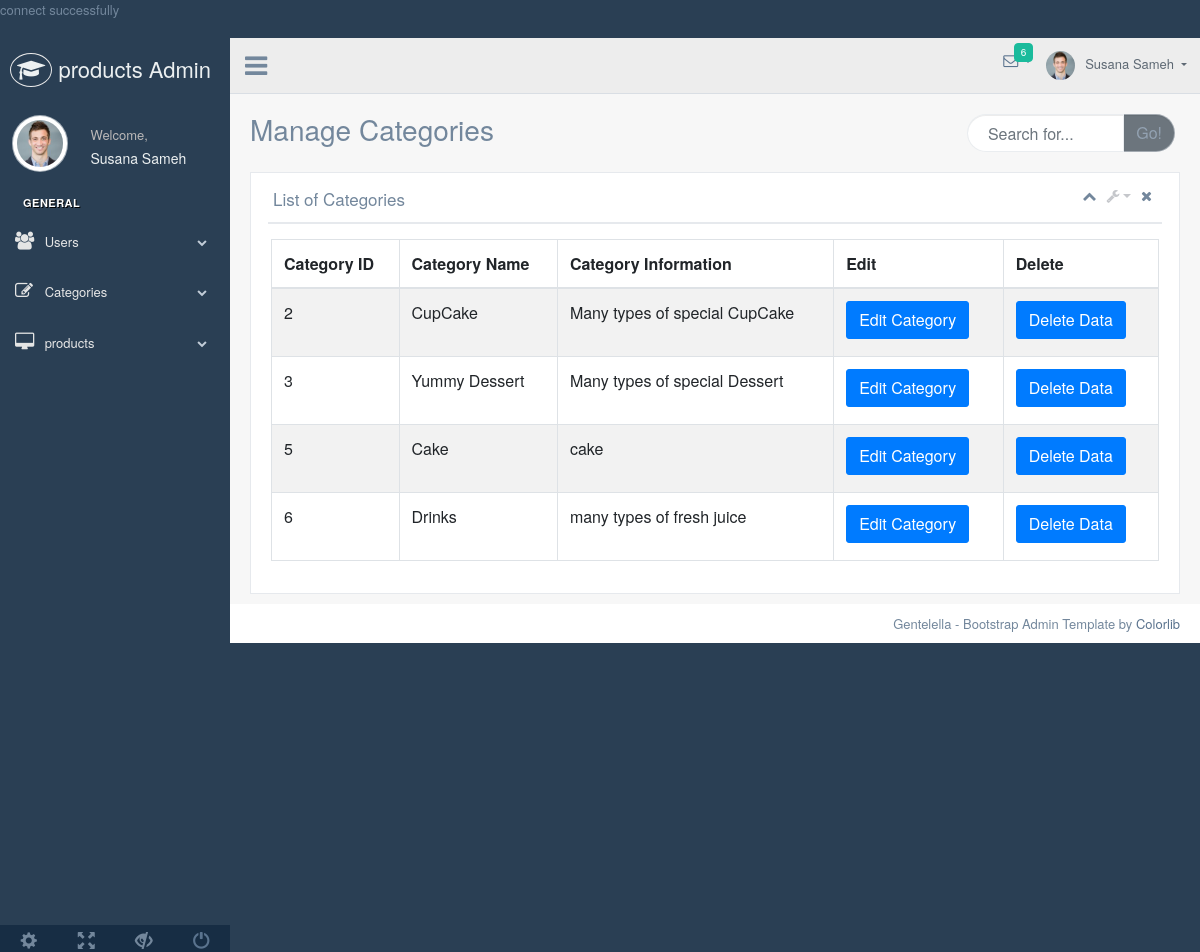
The app's page /admin/categories.php with its own data.
### tables this page shows
CREATE TABLE `categories` (
  `categories_id` int(10) UNSIGNED NOT NULL,
  `categories_name` varchar(100) NOT NULL,
  `categories_info` text NOT NULL
);

### admin/categories.php (the view, shortened to what this page needs)
<?php
include "../dbconnection.php";
$data = $conn->query("SELECT * from categories")->fetchAll();
?>
<!DOCTYPE html>
<html lang="en">
  <head>
    <link href="vendors/bootstrap/dist/css/bootstrap.min.css" rel="stylesheet">
    <link href="vendors/font-awesome/css/font-awesome.min.css" rel="stylesheet">
    <link href="vendors/nprogress/nprogress.css" rel="stylesheet">
    <link href="vendors/iCheck/skins/flat/green.css" rel="stylesheet">
    <link href="vendors/datatables.net-bs/css/dataTables.bootstrap.min.css" rel="stylesheet">
    <link href="vendors/datatables.net-buttons-bs/css/buttons.bootstrap.min.css" rel="stylesheet">
    <link href="vendors/datatables.net-fixedheader-bs/css/fixedHeader.bootstrap.min.css" rel="stylesheet">
    <link href="vendors/datatables.net-responsive-bs/css/responsive.bootstrap.min.css" rel="stylesheet">
    <link href="vendors/datatables.net-scroller-bs/css/scroller.bootstrap.min.css" rel="stylesheet">
    <link href="build/css/custom.min.css" rel="stylesheet">
  </head>
  <body class="nav-md">
    <div class="container body">
      <div class="main_container">
        <div class="col-md-3 left_col">
          <div class="left_col scroll-view">
            <div class="navbar nav_title" style="border: 0;">
              <a href="../index.php" class="site_title"><i class="fa fa-graduation-cap"></i></i> <span>products Admin</span></a>
            </div>
            <div class="profile clearfix">
              <div class="profile_pic">
                <img src="images/img.jpg" alt="..." class="img-circle profile_img">
              </div>
              <div class="profile_info">
                <span>Welcome,</span>
                <h2>Susana Sameh</h2>
              </div>
            </div>
            <br />
					<div id="sidebar-menu" class="main_menu_side hidden-print main_menu">
						<div class="menu_section">
							<h3>General</h3>
							<ul class="nav side-menu">
								<li><a><i class="fa fa-users"></i> Users <span class="fa fa-chevron-down"></span></a>
								</li>
								<li><a><i class="fa fa-edit"></i> Categories <span class="fa fa-chevron-down"></span></a>
								</li>
								<li><a><i class="fa fa-desktop"></i> products <span class="fa fa-chevron-down"></span></a>
								</li>
							</ul>
						</div>
					</div>
            <div class="sidebar-footer hidden-small">
              <a data-toggle="tooltip" data-placement="top" title="Settings">
                <span class="glyphicon glyphicon-cog" aria-hidden="true"></span>
              </a>
              <a data-toggle="tooltip" data-placement="top" title="FullScreen">
                <span class="glyphicon glyphicon-fullscreen" aria-hidden="true"></span>
              </a>
              <a data-toggle="tooltip" data-placement="top" title="Lock">
                <span class="glyphicon glyphicon-eye-close" aria-hidden="true"></span>
              </a>
              <a data-toggle="tooltip" data-placement="top" title="Logout" href="login.php">
                <span class="glyphicon glyphicon-off" aria-hidden="true"></span>
              </a>
            </div>
          </div>
        </div>
        <div class="top_nav">
            <div class="nav_menu">
                <div class="nav toggle">
                  <a id="menu_toggle"><i class="fa fa-bars"></i></a>
                </div>
                <nav class="nav navbar-nav">
                <ul class=" navbar-right">
                  <li class="nav-item dropdown open" style="padding-left: 15px;">
                    <a href="javascript:;" class="user-profile dropdown-toggle" aria-haspopup="true" id="navbarDropdown" data-toggle="dropdown" aria-expanded="false">
                      <img src="images/img.jpg" alt="">Susana Sameh
                    </a>
                  </li>
                  <li role="presentation" class="nav-item dropdown open">
                    <a href="javascript:;" class="dropdown-toggle info-number" id="navbarDropdown1" data-toggle="dropdown" aria-expanded="false">
                      <i class="fa fa-envelope-o"></i>
                      <span class="badge bg-green">6</span>
                    </a>
                  </li>
                </ul>
              </nav>
            </div>
          </div>
        <div class="right_col" role="main">
          <div class="">
            <div class="page-title">
              <div class="title_left">
                <h3>Manage Categories</h3>
              </div>
              <div class="title_right">
                <div class="col-md-5 col-sm-5 col-xs-12 form-group pull-right top_search">
                  <div class="input-group">
                    <input type="text" class="form-control" placeholder="Search for...">
                    <span class="input-group-btn">
                      <button class="btn btn-secondary" type="button">Go!</button>
                    </span>
                  </div>
                </div>
              </div>
            </div>
            <div class="clearfix"></div>
            <div class="row">
              <div class="col-md-12 col-sm-12 ">
                <div class="x_panel">
                  <div class="x_title">
                    <h2>List of Categories</h2>
                    <ul class="nav navbar-right panel_toolbox">
                      <li><a class="collapse-link"><i class="fa fa-chevron-up"></i></a>
                      </li>
                      <li class="dropdown">
                        <a href="#" class="dropdown-toggle" data-toggle="dropdown" role="button" aria-expanded="false"><i class="fa fa-wrench"></i></a>
                      </li>
                      <li><a class="close-link"><i class="fa fa-close"></i></a>
                      </li>
                    </ul>
                    <div class="clearfix"></div>
                  </div>
                  <div class="x_content">
                      <div class="row">
                          <div class="col-sm-12">
                            <div class="card-box table-responsive">
                    <table id="datatable" class="table table-striped table-bordered" style="width:100%">
                      <thead>
                        <tr>
                        <th>Category ID</th>
                        <th>Category Name</th>
                          <th>Category Information</th>
                          <th>Edit</th>
                          <th>Delete</th>
                        </tr>
                      </thead>
                      <tbody>
                      <?php
                      foreach($data as $row){
                             echo  " <tr>
                             <td>{$row['categories_id']}</td>
                             <td>{$row['categories_name']}</td>
                             <td>{$row['categories_info']}</td>
                             <td><a class='btn btn-primary' href='editCategory.php?id={$row['categories_id']}'>Edit Category </td>
                             <td><a class='btn btn-primary' href='delete_category.php?id={$row['categories_id']}'>Delete Data </td>
                              </tr>";
                      }
               ?>
                      </tbody>
                    </table>
                  </div>
                  </div>
              </div>
            </div>
                </div>
              </div>
            </div>
          </div>
        </div>
        <footer>
          <div class="pull-right">
            Gentelella - Bootstrap Admin Template by <a href="https://colorlib.com">Colorlib</a>
          </div>
          <div class="clearfix"></div>
        </footer>
      </div>
    </div>
  </body>
</html>

### records on screen
categories: categories_id "2", categories_name "CupCake", categories_info "Many types of special CupCake"
categories: categories_id "3", categories_name "Yummy Dessert", categories_info "Many types of special Dessert"
categories: categories_id "5", categories_name "Cake", categories_info "cake"
categories: categories_id "6", categories_name "Drinks", categories_info "many types of fresh juice"
